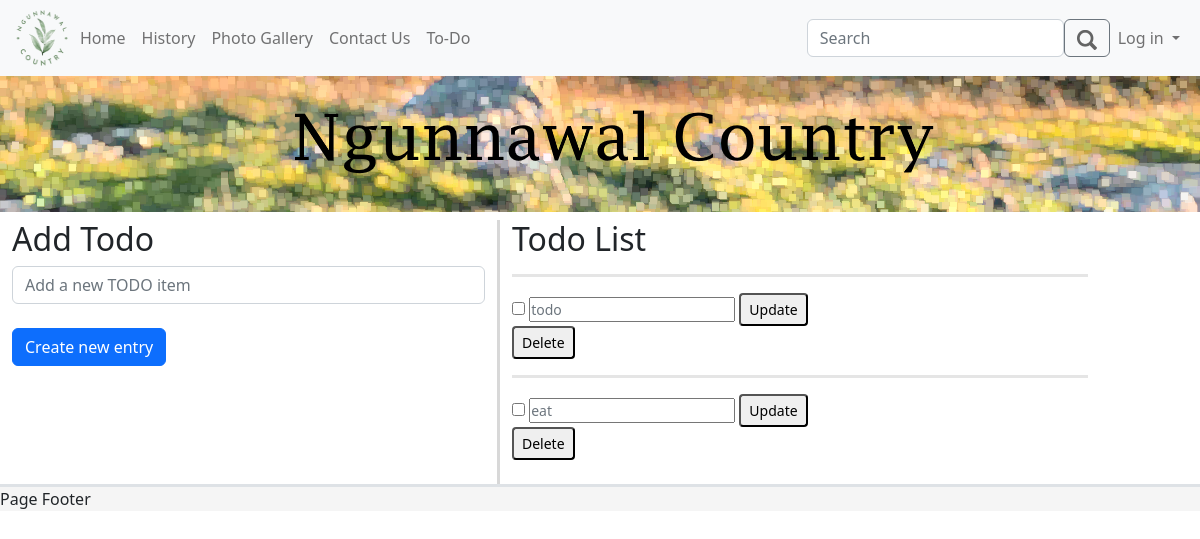
Before: /todo with the older database file.
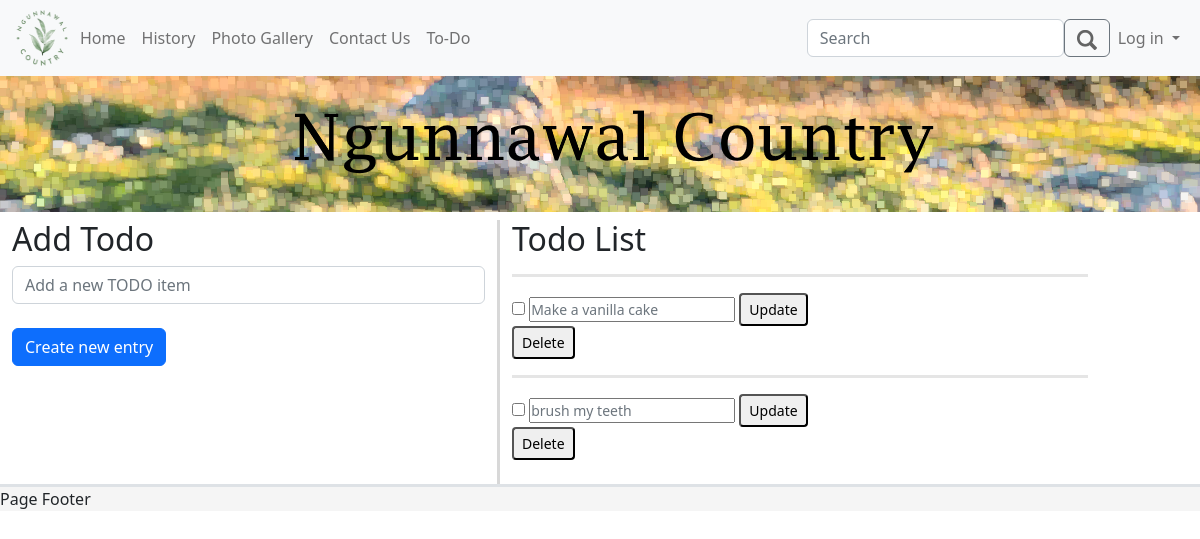
After: the same page with the newer database file.
### models.py (models this page shows)
class todo (db.Model):
    id = db.Column(db.Integer, primary_key=True, autoincrement=True)
    text = db.Column(db.Text)
    done = db.Column(db.Boolean)

### app.py (the view, shortened to what this page needs)
@app.route('/todo', methods=["POST", "GET"])
def view_todo():
    all_todo = db.session.query(todo).all()  # retrieves whole of to do table from database
    return render_template("todo.html", todos=all_todo, user=current_user)  # sends the user back to the to do page

### templates/todo.html (shortened to what this page needs)
{% extends 'template.html' %}
{% block cellContent1 %}
    <div class="row">
        <div class="col-5 vertical-divider">
            <h2>Add Todo</h2>
            <form method="POST" action="">
                <input type="text" name="text" placeholder="Add a new TODO item" class="form-control">
                <br>
                <button type="submit" value="update" class="btn btn-primary">Create new entry</button>
            </form>
        </div>
        <div class="col-6">
            <h2>Todo List</h2>
            {% for todo in todos %}
                <p>
                <hr class="horizontal-divider">
                <form method="POST" action="/todoedit/{{ todo.id }}">
                    <input type="checkbox" onclick="redirect('/todoedit/{{ todo.id }}')"
                           data-target="/todoedit/{{ todo.id }}" name="done">
                    <input type="text" title="{{ todo.dateAdded }}" value="{{ todo.text }}" name="text"
                           class="form-text">
                    <button type="submit" value="update" class="form-control-sm">Update</button>
                </form>
                <form method="GET" action="/todoedit/{{ todo.id }}">
                    <button type="submit" value="delete" class="form-control-sm">Delete</button>
                </form>
            {% endfor %}
            <br>
        </div>
    </div>
{% endblock %}

### templates/template.html (shortened to what this page needs)
<!DOCTYPE html>
<html lang="en">
<head>
    <link rel="stylesheet" href="/static/ngunnawal.css">
    <link rel="stylesheet" href="/static/css/bootstrap.css">
</head>
<body>
<nav class="navbar navbar-expand-lg bg-light sticky-top">
    <div class="container-fluid">
        <a href="/">
            <img src="/static/images/logo.png" alt="logo" width="60" height="60">
        </a>
        <div class="collapse navbar-collapse" id="navbarNav">
            <ul class="navbar-nav">
                <li class="nav-item">
                    <a class="nav-link" href="/">Home</a>
                </li>
                <li class="nav-item">
                    <a class="nav-link" href="/history">History</a>
                </li>
                <li class="nav-item">
                    <a class="nav-link" href="/gallery">Photo Gallery</a>
                </li>
                {% if user.user_level == 2 %}
                    <li class="nav-item dropdown">
                        <a class="nav-link dropdown-toggle" href="/" id="navbarDropdown" role="button"
                           data-bs-toggle="dropdown" aria-expanded="false">
                            Contact Us
                        </a>
                        <ul class="dropdown-menu dropdown-menu-light"
                            aria-labelledby="navbarDropdown">
                            <li><a class="dropdown-item" href="/contact">Contact Page</a></li>
                            <div class="dropdown-divider"></div>
                            <li><a class="dropdown-item" href="/contact_messages">Contact Messages</a></li>
                        </ul>
                    </li>
                {% else %}
                    <li class="nav-item">
                        <a class="nav-link" href="/contact">Contact Us</a>
                    </li>
                {% endif %}
                <li class="nav-item">
                    <a class="nav-link" href="/todo">To-Do</a>
                </li>
            </ul>
        </div>
        <form class="d-flex" role="search">
            <input class="form-control" type="search" placeholder="Search" aria-label="Search">
            <button class="btn btn-outline-secondary" type="submit"><img src="/static/images/search.png" width="20"
                                                                         style="opacity: 60%"></button>
        </form>
        <div class="nav navbar-nav">
            {% if user.is_anonymous %}
                <li class="nav-item dropdown">
                    <a class="nav-link dropdown-toggle" href="/" id="navbarDropdown" role="button"
                       data-bs-toggle="dropdown" aria-expanded="false">
                        Log in
                    </a>
                </li>
            {% endif %}
        </div>
    </div>
</nav>
<div class="banner">
    <img src="/static/images/banner.png" alt="website banner">
</div>
<div class="container-fluid">
    <div class="row">
        <div class="col-12 align-centre">
        </div>
    </div>
    <div class="row">
        <div class="col-12">
            {% block cellContent1 %} {% endblock %}
        </div>
    </div>
</div>
<div class="footer sticky-bottom border-top border-3">
    Page Footer
</div>
</body>
</html>

### static/ngunnawal.css (style rules this page uses)
* { margin: 0; padding: 0; box-sizing: border-box; }
body { background-color: #cff2ec; }
.banner > img { display: block; margin-left: auto; margin-right: auto; max-height: 100%; max-width: 100%; height: auto; }
.align-centre { text-align: center; }
.footer { overflow: hidden; background-color: rgb(245, 245, 245); width: 100%; bottom: 0; }
hr.horizontal-divider { border-top: 3px solid #969696; }
.vertical-divider { border-right: 3px solid #d8d8d8; }

Changed rows visible on the page:
removed todo: text "todo"
removed todo: text "eat"
added todo: text "Make a vanilla cake"
added todo: text "brush my teeth"
